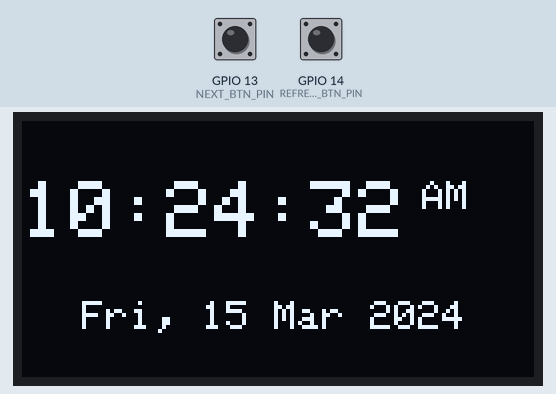
A sketch run on a simulated ESP32. On the bench: 128×64 one-colour display. Inputs (shaded band) come from the test bench; at power-on: GPIO 13 (NEXT_BTN_PIN) HIGH, GPIO 14 (REFRESH_BTN_PIN) HIGH. WiFi joins after 1.5 s; servers stay silent unless stated; uploads are accepted with an empty reply; the local clock reads 2024-03-15 10:24:30 at power-on unless the sketch sets it; what the sketch prints to the serial monitor is not drawn.

Above: at 2.9 s.
3.0 s: GPIO 13 (NEXT_BTN_PIN) pulled LOW for 0.15 s
At 3.6 s:
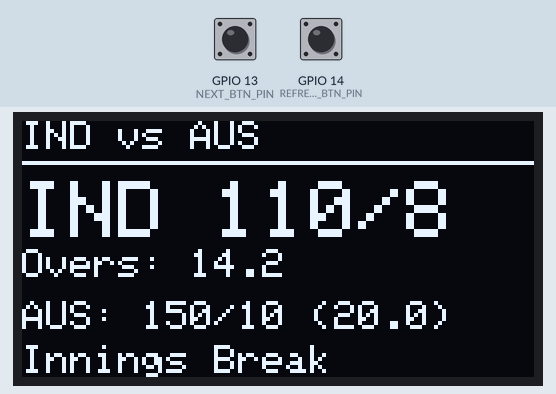
6.1 s: GPIO 14 (REFRESH_BTN_PIN) pulled LOW for 0.15 s
At 6.31 s:
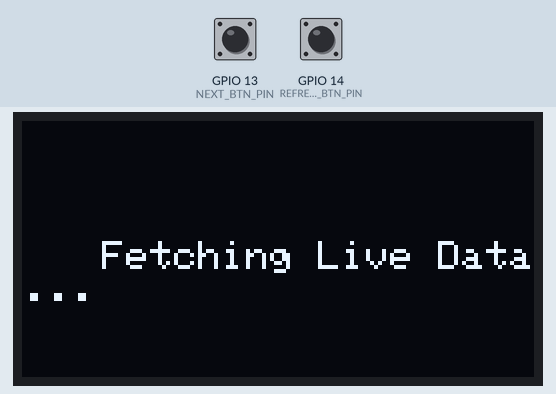
7.9 s: GPIO 13 (NEXT_BTN_PIN) pulled LOW for 1 s
At 8.6 s:
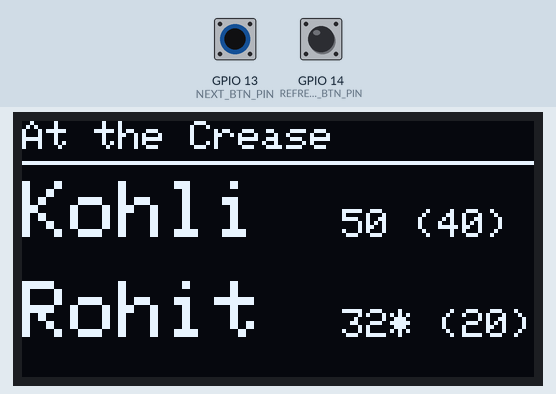
11.9 s: GPIO 13 (NEXT_BTN_PIN) pulled LOW for 0.15 s
At 12.3 s:
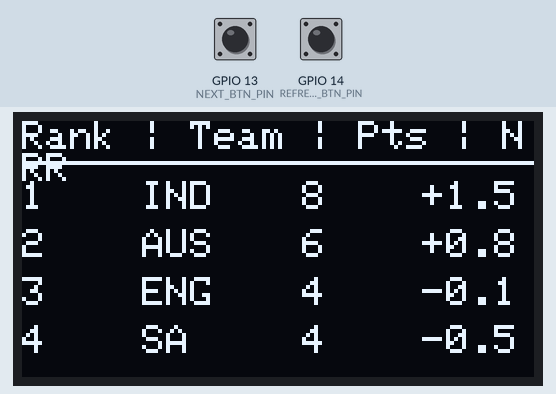
15.0 s: GPIO 13 (NEXT_BTN_PIN) pulled LOW for 3.2 s
At 15.5 s:
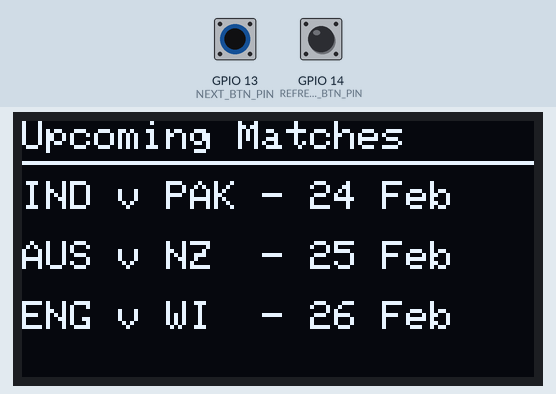
21.2 s: GPIO 14 (REFRESH_BTN_PIN) pulled LOW for 1 s
At 21.42 s:
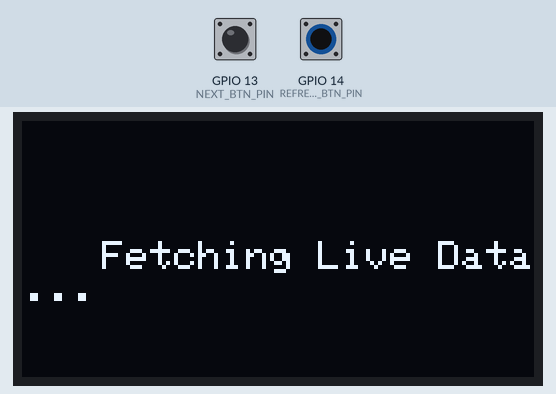
Timing chart, 0 to 24.2 s (numbered marks = the images above; inputs shaded):
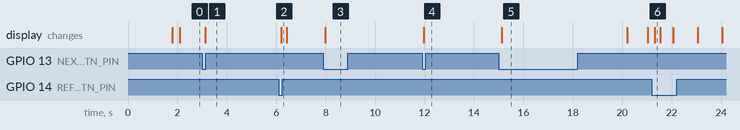

Measured:
- after the input at 3.0 s, the display: changes after 0.12 s (image 1)
- after the input at 6.1 s, the display: changes after 0.10 s (image 2)
- after the input at 7.9 s, the display: changes after 0.09 s (image 3)
- after the input at 11.9 s, the display: changes after 0.08 s (image 4)
- after the input at 15.0 s, the display: changes after 0.13 s (image 5)
- after the input at 21.2 s, the display: changes after 0.11 s (image 6)

The sketch:

CricketTracker.ino
```cpp
#include <WiFi.h>
#include <HTTPClient.h>
#include <ArduinoJson.h>
#include <Wire.h>
#include <Adafruit_GFX.h>
#include <Adafruit_SSD1306.h>
#include <time.h>

// --- OLED Configuration ---
#define SCREEN_WIDTH 128
#define SCREEN_HEIGHT 64
Adafruit_SSD1306 display(SCREEN_WIDTH, SCREEN_HEIGHT, &Wire, -1);

// --- Pin Configuration ---
#define NEXT_BTN_PIN 13    // Cycles through the 5 screens
#define REFRESH_BTN_PIN 14 // Forces an immediate API update

// --- WiFi Configuration ---
const char* ssid = "YOUR_WIFI_SSID";
const char* password = "YOUR_WIFI_PASSWORD";

// --- API Key Rotation Array ---
const int NUM_KEYS = 3;
const char* apiKeys[NUM_KEYS] = {
  "YOUR_KEY_1",
  "YOUR_KEY_2",
  "YOUR_KEY_3"
};
int currentKeyIndex = 0;

// --- Time Configuration ---
const char* ntpServer = "pool.ntp.org";
const long  gmtOffset_sec = 19800; // IST (+5:30)
const int   daylightOffset_sec = 0;

// --- Global Variables & Timers ---
int screenState = 0; // 0=Clock, 1=Match, 2=Batters, 3=Points, 4=Schedule
bool lastNextBtnState = HIGH;
bool lastRefreshBtnState = HIGH;

unsigned long lastScreenInteraction = 0;
const unsigned long screenTimeout = 5000; // 5 seconds

unsigned long lastApiCall = 0;
const unsigned long apiUpdateInterval = 120000; // 2 minutes (120,000 ms)

// --- Cricket Data Variables (Placeholders) ---
// Screen 1: Match Status
String team1Name = "IND";
String team1Score = "110/8";
String team1Overs = "14.2";
String team2Name = "AUS";
String team2Score = "150/10";
String team2Overs = "20.0";
String matchStatus = "Innings Break";

// Screen 2: Batters
String batter1Name = "Kohli";
String batter1Stats = "50 (40)";
String batter2Name = "Rohit";
String batter2Stats = "32* (20)";

// Screen 3: Points Table (Top 4)
String ptTeams[4] = {"IND", "AUS", "ENG", "SA"};
String ptScores[4] = {"8", "6", "4", "4"};
String ptNRR[4] = {"+1.5", "+0.8", "-0.1", "-0.5"};

// Screen 4: Schedule (Next 3)
String nextMatches[3] = {
  "IND v PAK - 24 Feb",
  "AUS v NZ  - 25 Feb",
  "ENG v WI  - 26 Feb"
};

void setup() {
  Serial.begin(115200);
  pinMode(NEXT_BTN_PIN, INPUT_PULLUP);
  pinMode(REFRESH_BTN_PIN, INPUT_PULLUP);

  if(!display.begin(SSD1306_SWITCHCAPVCC, 0x3C)) {
    Serial.println("SSD1306 allocation failed");
    for(;;);
  }
  display.clearDisplay();
  display.setTextColor(WHITE);
  display.setTextSize(1);
  display.setCursor(0,20);
  display.println("Connecting WiFi...");
  display.display();

  WiFi.begin(ssid, password);
  while (WiFi.status() != WL_CONNECTED) {
    delay(500);
    Serial.print(".");
  }

  configTime(gmtOffset_sec, daylightOffset_sec, ntpServer);

  // Initial Fetch
  fetchCricketData();
}

void loop() {
  handleButtons();

  // Screen Auto-Timeout Logic (5 Seconds -> Clock)
  if (screenState != 0 && (millis() - lastScreenInteraction > screenTimeout)) {
    screenState = 0;
  }

  // Background API Update (2 mins)
  if (millis() - lastApiCall > apiUpdateInterval) {
    fetchCricketData();
    lastApiCall = millis();
  }

  display.clearDisplay();

  if (screenState == 0) drawClockScreen();
  else if (screenState == 1) drawMatchScreen();
  else if (screenState == 2) drawBatterScreen();
  else if (screenState == 3) drawPointsScreen();
  else if (screenState == 4) drawScheduleScreen();

  display.display();
  delay(50); // Small loop delay for stability
}

// --- Button Handling ---
void handleButtons() {
  // Handle NEXT Button (Screen Toggle)
  bool currentNextState = digitalRead(NEXT_BTN_PIN);
  if (currentNextState == LOW && lastNextBtnState == HIGH) {
    delay(50); // Debounce
    if (digitalRead(NEXT_BTN_PIN) == LOW) {
      screenState++;
      if(screenState > 4) screenState = 0;
      lastScreenInteraction = millis(); // Reset screen timeout
    }
  }
  lastNextBtnState = currentNextState;

  // Handle REFRESH Button (Force API Call)
  bool currentRefreshState = digitalRead(REFRESH_BTN_PIN);
  if (currentRefreshState == LOW && lastRefreshBtnState == HIGH) {
    delay(50);
    if (digitalRead(REFRESH_BTN_PIN) == LOW) {
      // Show loading feedback
      display.clearDisplay();
      display.setCursor(20, 30);
      display.println("Fetching Live Data...");
      display.display();

      fetchCricketData(); // Force call
      lastApiCall = millis(); // Reset the 2-minute timer
      lastScreenInteraction = millis(); // Keep screen awake
    }
  }
  lastRefreshBtnState = currentRefreshState;
}

// --- Screen Drawing Functions ---

void drawClockScreen() {
  struct tm timeinfo;
  if(!getLocalTime(&timeinfo)){
    display.setCursor(0, 20);
    display.println("Syncing Time...");
    return;
  }
  char timeStr[10];
  strftime(timeStr, sizeof(timeStr), "%I:%M:%S", &timeinfo);
  char ampmStr[4];
  strftime(ampmStr, sizeof(ampmStr), "%p", &timeinfo);
  char dateStr[20];
  strftime(dateStr, sizeof(dateStr), "%a, %d %b %Y", &timeinfo);

  display.setTextSize(2);
  display.setCursor(0, 15);
  display.print(timeStr);
  display.setTextSize(1);
  display.setCursor(100, 15);
  display.print(ampmStr);
  display.setCursor(15, 45);
  display.println(dateStr);
}

void drawMatchScreen() {
  display.setTextSize(1);
  display.setCursor(0, 0);
  display.print(team1Name);
  display.print(" vs ");
  display.println(team2Name);
  display.drawLine(0, 10, 128, 10, WHITE);

  // Team 1
  display.setTextSize(2);
  display.setCursor(0, 15);
  display.print(team1Name);
  display.print(" ");
  display.println(team1Score);
  display.setTextSize(1);
  display.setCursor(0, 32);
  display.print("Overs: ");
  display.println(team1Overs);

  // Team 2 (Smaller to fit)
  display.setCursor(0, 45);
  display.print(team2Name);
  display.print(": ");
  display.print(team2Score);
  display.print(" (");
  display.print(team2Overs);
  display.println(")");

  // Status
  display.setCursor(0, 56);
  display.println(matchStatus);
}

void drawBatterScreen() {
  display.setTextSize(1);
  display.setCursor(0, 0);
  display.println("At the Crease");
  display.drawLine(0, 10, 128, 10, WHITE);

  display.setTextSize(2);
  // Batter 1
  display.setCursor(0, 15);
  display.println(batter1Name);
  display.setTextSize(1);
  display.setCursor(80, 22);
  display.println(batter1Stats);

  display.setTextSize(2);
  // Batter 2
  display.setCursor(0, 40);
  display.println(batter2Name);
  display.setTextSize(1);
  display.setCursor(80, 47);
  display.println(batter2Stats);
}

void drawPointsScreen() {
  display.setTextSize(1);
  display.setCursor(0, 0);
  display.println("Rank | Team | Pts | NRR");
  display.drawLine(0, 10, 128, 10, WHITE);

  for(int i = 0; i < 4; i++) {
    int y = 15 + (i * 12);
    display.setCursor(0, y);
    display.print(i+1);
    display.setCursor(30, y);
    display.print(ptTeams[i]);
    display.setCursor(70, y);
    display.print(ptScores[i]);
    display.setCursor(100, y);
    display.print(ptNRR[i]);
  }
}

void drawScheduleScreen() {
  display.setTextSize(1);
  display.setCursor(0, 0);
  display.println("Upcoming Matches");
  display.drawLine(0, 10, 128, 10, WHITE);

  for(int i = 0; i < 3; i++) {
    int y = 15 + (i * 15);
    display.setCursor(0, y);
    display.println(nextMatches[i]);
  }
}

// --- API Fetching with Key Rotation ---
void fetchCricketData() {
  if (WiFi.status() == WL_CONNECTED) {
    HTTPClient http;

    // Construct URL with the currently active key
    String url = "https://api.cricketdata.org/v1/cricScore?apikey=" + String(apiKeys[currentKeyIndex]);

    http.begin(url);
    int httpCode = http.GET();

    if (httpCode == 200) {
      Serial.println("Cricket data fetched successfully!");
      String payload = http.getString();

      // -- JSON PARSING BLOCK --
      // *Note: Adjust these paths to match your exact endpoint's JSON structure!*
      JsonDocument doc;
      DeserializationError error = deserializeJson(doc, payload);

      if(!error) {
        // Example logic mapping variables:
        // team1Name = doc["data"][0]["t1"].as<String>();
        // team1Score = doc["data"][0]["t1s"].as<String>();
        // matchStatus = doc["data"][0]["status"].as<String>();
      }

    } else if (httpCode == 429 || httpCode == 403) {
      // Error catch for limits reached
      Serial.print("Key ");
      Serial.print(currentKeyIndex + 1);
      Serial.println(" exhausted. Rotating...");

      currentKeyIndex++; // Bump to next key

      if (currentKeyIndex >= NUM_KEYS) {
        Serial.println("CRITICAL: All 3 API keys exhausted!");
        currentKeyIndex = 0; // Reset back to 0 (will likely fail until tomorrow)
      } else {
        http.end();
        fetchCricketData(); // Recursive call immediately tries the next key
        return;
      }
    } else {
      Serial.print("HTTP Error: ");
      Serial.println(httpCode);
    }
    http.end();
  }
}
```
